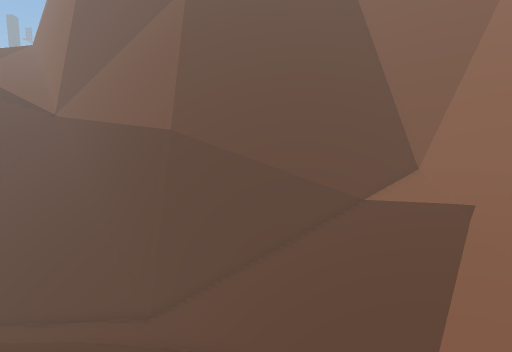
[1] (above)

16 first-person views from a walk through a Unity game level. The camera is 1.4 m above the floor, tilts 6° down and sees 85° across. The floor is counted in squares, 1 m on a side. Each view is taken from the middle of a square. On the plan, view 1 faces up. The plan holds only what a view shows up to about 14 squares ahead; the rest is blank. The place goes on beyond the plan. The player is left out.

[2]
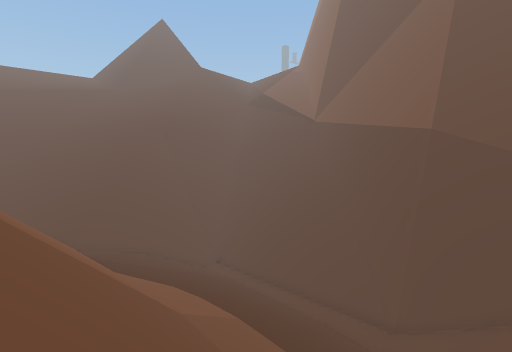

[3]
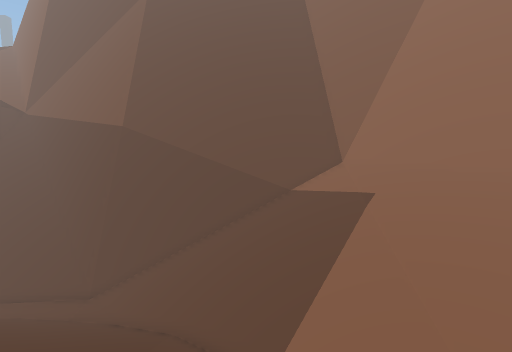

[4]
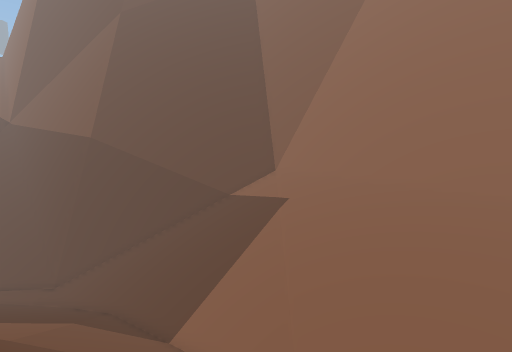

[5]
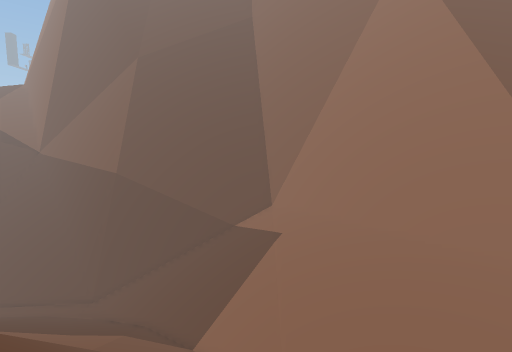

[6]
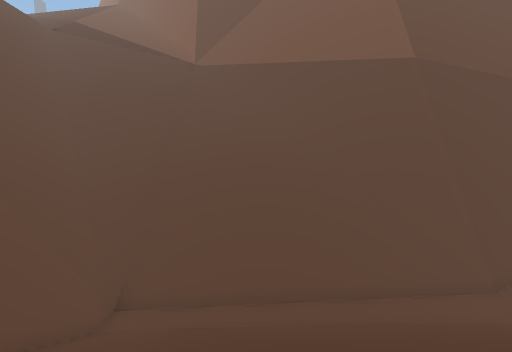

[7]
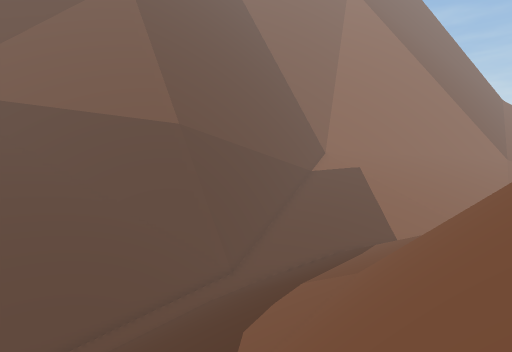

[8]
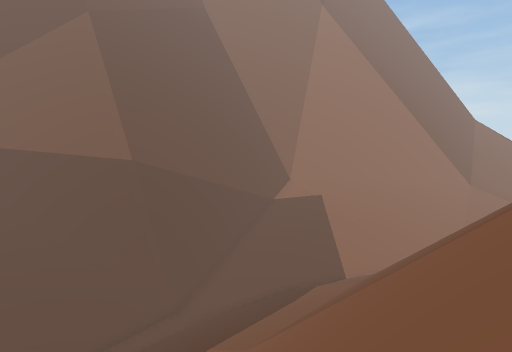

[9]
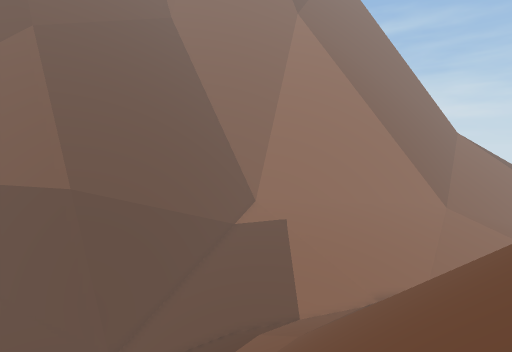

[10]
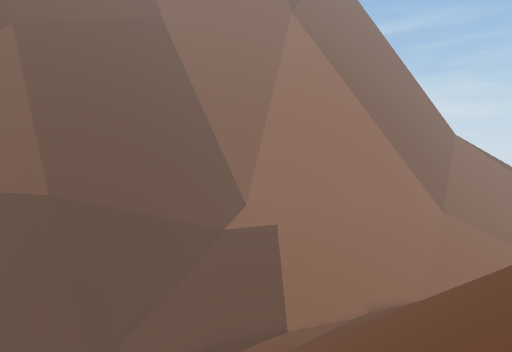

[11]
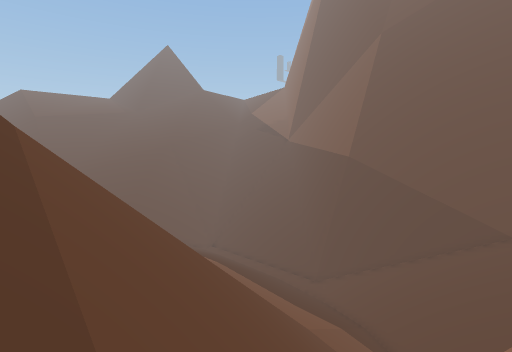

[12]
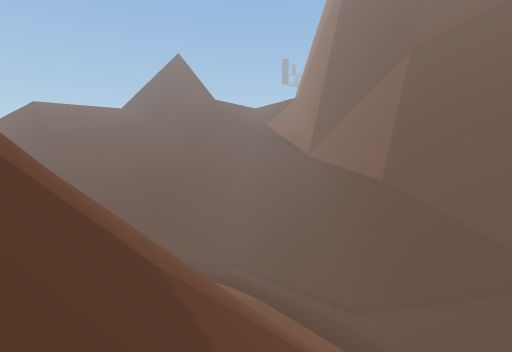

[13]
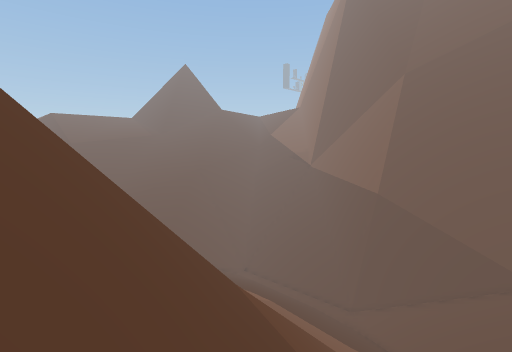

[14]
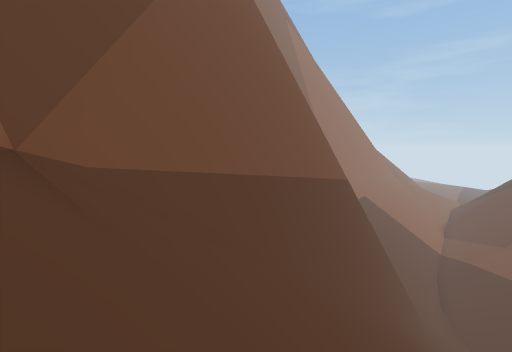

[15]
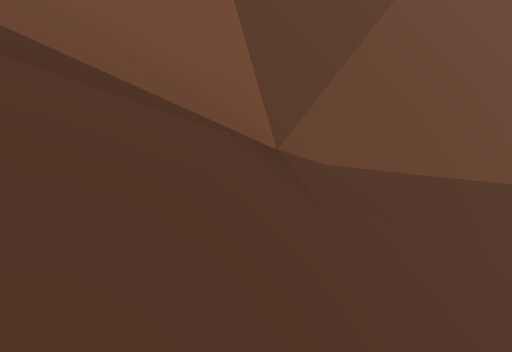

[16]
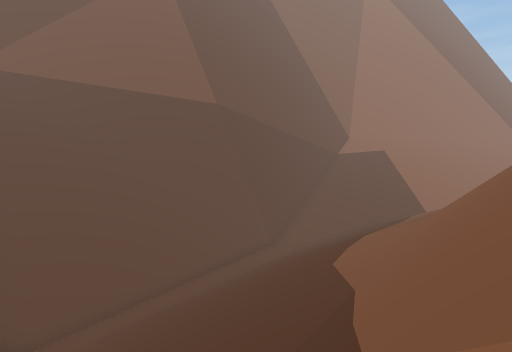

### Floor plan
Key: @ floor where view 1 was taken; # wall or solid block; . main floor; - floor 0.25 m lower than the main floor; / step, stairs or slope; = window, fence, low wall or low ledge; ^ raised ledge.
Columns run from 17 left of view 1 to 16 right of it. Each row starts with its distance up from view 1.
 23 /#
 22 /###
 21 //####
 20 ///=###
 19 / //=##
 18    //=##
 17 //////=###
 16 ///////=###
 15 ////////=###
 14 /////////=###
 13 //////////=##
 12 ///////////=###############
 11 /////////////####==//////=##
 10 ///----.......////////////=##
  9 /////////////..////////////=^^
  8  ///////////////////////////=^^
  7     /////////////////////////=^^
  6    ///////////////////////////=^^
  5   /////////////////////////////=^^
  4   //////////////////////////////=^
  3   ///////////////////// /////////
  2     /////////////////////  /////
  1   / ////////////////  ///
  0     / ///////////@//
 -1         /////////////
 -2       / /////////////
 -3          ////////////  /
 -4           ========/// /
 -5             ^^^^^^=//
 -6                  ^^=   /
 -7                   ^^=/

Positions as (right, up) in squares from view 1, and headings:
1: (0, 0), facing up
2: (-1, 0), facing up-left
3: (3, -1), facing up
4: (6, -3), facing up
5: (6, -6), facing up
6: (-11, 3), facing up
7: (-13, 0), facing up-right
8: (-11, -2), facing up-right
9: (-8, -3), facing up-right
10: (-7, -3), facing up-right
11: (5, -4), facing up-left
12: (3, -5), facing up-left
13: (4, -7), facing up-left
14: (-17, 19), facing right
15: (-17, 19), facing up-right
16: (-15, 1), facing up-right
